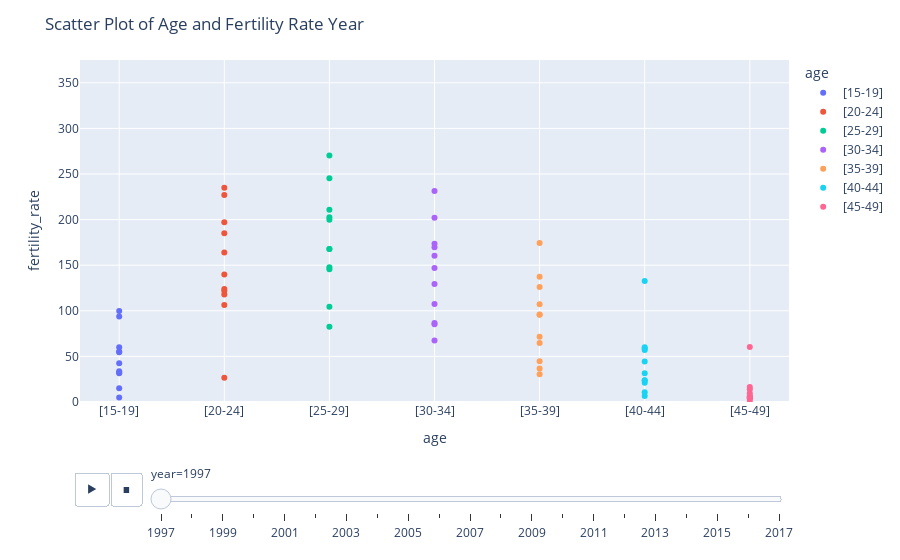

This figure's notebook cell:
### Markdown cell above
Dùng `Biểu đồ Scatter` để xem phân bố giữa độ tuổi và tỉ lệ sinh sản qua các năm.

### Code cell
fig = px.scatter(fertility_age_df_to_calc_spearman, x='age', y='fertility_rate', animation_frame='year',color='age')
fig.update_yaxes(range=[0, 375])

fig.update_layout(title=f'Scatter Plot of Age and Fertility Rate Year')

fig.show()

### Figure 1 — Plotly figure (JSON) as saved in the notebook; plotly's stock layout.template omitted (floating-point values rounded to 4 significant figures)
{"data": [{"hovertemplate": "age=%{x}<br>year=1997<br>fertility_rate=%{y}<extra></extra>", "legendgroup": "[15-19]", "marker": {"color": "#636efa", "symbol": "circle"}, "mode": "markers", "name": "[15-19]", "orientation": "v", "showlegend": true, "type": "scatter", "x": ["[15-19]", "[15-19]", "[15-19]", "[15-19]", "[15-19]", "[15-19]", "[15-19]", "[15-19]", "[15-19]", "[15-19]", "[15-19]"], "xaxis": "x", "y": [4.8, 15, 31.4, 32.3, 33.6, 42.6, 54.6, 55.5, 59.9, 93.7, 99.8], "yaxis": "y"}, {"hovertemplate": "age=%{x}<br>year=1997<br>fertility_rate=%{y}<extra></extra>", "legendgroup": "[20-24]", "marker": {"color": "#EF553B", "symbol": "circle"}, "mode": "markers", "name": "[20-24]", "orientation": "v", "showlegend": true, "type": "scatter", "x": ["[20-24]", "[20-24]", "[20-24]", "[20-24]", "[20-24]", "[20-24]", "[20-24]", "[20-24]", "[20-24]", "[20-24]", "[20-24]"], "xaxis": "x", "y": [26.6, 106.4, 117.8, 121.6, 123.9, 139.7, 163.9, 185.1, 197, 227, 234.8], "yaxis": "y"}, {"hovertemplate": "age=%{x}<br>year=1997<br>fertility_rate=%{y}<extra></extra>", "legendgroup": "[25-29]", "marker": {"color": "#00cc96", "symbol": "circle"}, "mode": "markers", "name": "[25-29]", "orientation": "v", "showlegend": true, "type": "scatter", "x": ["[25-29]", "[25-29]", "[25-29]", "[25-29]", "[25-29]", "[25-29]", "[25-29]", "[25-29]", "[25-29]", "[25-29]", "[25-29]"], "xaxis": "x", "y": [82.4, 104.4, 145.5, 147.7, 167.8, 167.9, 199.8, 202.5, 210.9, 245.3, 270.4], "yaxis": "y"}, {"hovertemplate": "age=%{x}<br>year=1997<br>fertility_rate=%{y}<extra></extra>", "legendgroup": "[30-34]", "marker": {"color": "#ab63fa", "symbol": "circle"}, "mode": "markers", "name": "[30-34]", "orientation": "v", "showlegend": true, "type": "scatter", "x": ["[30-34]", "[30-34]", "[30-34]", "[30-34]", "[30-34]", "[30-34]", "[30-34]", "[30-34]", "[30-34]", "[30-34]", "[30-34]"], "xaxis": "x", "y": [67.3, 85.2, 86.6, 107.5, 129.4, 147, 160.3, 169.6, 173.6, 202.1, 231.4], "yaxis": "y"}, {"hovertemplate": "age=%{x}<br>year=1997<br>fertility_rate=%{y}<extra></extra>", "legendgroup": "[35-39]", "marker": {"color": "#FFA15A", "symbol": "circle"}, "mode": "markers", "name": "[35-39]", "orientation": "v", "showlegend": true, "type": "scatter", "x": ["[35-39]", "[35-39]", "[35-39]", "[35-39]", "[35-39]", "[35-39]", "[35-39]", "[35-39]", "[35-39]", "[35-39]", "[35-39]"], "xaxis": "x", "y": [30.3, 36.7, 44.8, 64.8, 71.5, 95.8, 95.9, 107.1, 126, 137.2, 174.3], "yaxis": "y"}, {"hovertemplate": "age=%{x}<br>year=1997<br>fertility_rate=%{y}<extra></extra>", "legendgroup": "[40-44]", "marker": {"color": "#19d3f3", "symbol": "circle"}, "mode": "markers", "name": "[40-44]", "orientation": "v", "showlegend": true, "type": "scatter", "x": ["[40-44]", "[40-44]", "[40-44]", "[40-44]", "[40-44]", "[40-44]", "[40-44]", "[40-44]", "[40-44]", "[40-44]", "[40-44]"], "xaxis": "x", "y": [6.5, 10.7, 21, 23.5, 23.8, 31.6, 44.5, 57.1, 58.6, 60, 132.7], "yaxis": "y"}, {"hovertemplate": "age=%{x}<br>year=1997<br>fertility_rate=%{y}<extra></extra>", "legendgroup": "[45-49]", "marker": {"color": "#FF6692", "symbol": "circle"}, "mode": "markers", "name": "[45-49]", "orientation": "v", "showlegend": true, "type": "scatter", "x": ["[45-49]", "[45-49]", "[45-49]", "[45-49]", "[45-49]", "[45-49]", "[45-49]", "[45-49]", "[45-49]", "[45-49]", "[45-49]"], "xaxis": "x", "y": [0.2, 3.4, 4.3, 4.5, 5.2, 5.8, 6.7, 9.7, 14, 16.4, 60.4], "yaxis": "y"}], "layout": {"legend": {"title": {"text": "age"}, "tracegroupgap": 0}, "margin": {"t": 60}, "sliders": [{"active": 0, "currentvalue": {"prefix": "year="}, "len": 0.9, "pad": {"b": 10, "t": 60}, "steps": [{"args": [["1997"], {"frame": {"duration": 0, "redraw": false}, "fromcurrent": true, "mode": "immediate", "transition": {"duration": 0, "easing": "linear"}}], "label": "1997", "method": "animate"}, {"args": [["1998"], {"frame": {"duration": 0, "redraw": false}, "fromcurrent": true, "mode": "immediate", "transition": {"duration": 0, "easing": "linear"}}], "label": "1998", "method": "animate"}, {"args": [["1999"], {"frame": {"duration": 0, "redraw": false}, "fromcurrent": true, "mode": "immediate", "transition": {"duration": 0, "easing": "linear"}}], "label": "1999", "method": "animate"}, {"args": [["2000"], {"frame": {"duration": 0, "redraw": false}, "fromcurrent": true, "mode": "immediate", "transition": {"duration": 0, "easing": "linear"}}], "label": "2000", "method": "animate"}, {"args": [["2001"], {"frame": {"duration": 0, "redraw": false}, "fromcurrent": true, "mode": "immediate", "transition": {"duration": 0, "easing": "linear"}}], "label": "2001", "method": "animate"}, {"args": [["2002"], {"frame": {"duration": 0, "redraw": false}, "fromcurrent": true, "mode": "immediate", "transition": {"duration": 0, "easing": "linear"}}], "label": "2002", "method": "animate"}, {"args": [["2003"], {"frame": {"duration": 0, "redraw": false}, "fromcurrent": true, "mode": "immediate", "transition": {"duration": 0, "easing": "linear"}}], "label": "2003", "method": "animate"}, {"args": [["2004"], {"frame": {"duration": 0, "redraw": false}, "fromcurrent": true, "mode": "immediate", "transition": {"duration": 0, "easing": "linear"}}], "label": "2004", "method": "animate"}, {"args": [["2005"], {"frame": {"duration": 0, "redraw": false}, "fromcurrent": true, "mode": "immediate", "transition": {"duration": 0, "easing": "linear"}}], "label": "2005", "method": "animate"}, {"args": [["2006"], {"frame": {"duration": 0, "redraw": false}, "fromcurrent": true, "mode": "immediate", "transition": {"duration": 0, "easing": "linear"}}], "label": "2006", "method": "animate"}, {"args": [["2007"], {"frame": {"duration": 0, "redraw": false}, "fromcurrent": true, "mode": "immediate", "transition": {"duration": 0, "easing": "linear"}}], "label": "2007", "method": "animate"}, {"args": [["2008"], {"frame": {"duration": 0, "redraw": false}, "fromcurrent": true, "mode": "immediate", "transition": {"duration": 0, "easing": "linear"}}], "label": "2008", "method": "animate"}, {"args": [["2009"], {"frame": {"duration": 0, "redraw": false}, "fromcurrent": true, "mode": "immediate", "transition": {"duration": 0, "easing": "linear"}}], "label": "2009", "method": "animate"}, {"args": [["2010"], {"frame": {"duration": 0, "redraw": false}, "fromcurrent": true, "mode": "immediate", "transition": {"duration": 0, "easing": "linear"}}], "label": "2010", "method": "animate"}, {"args": [["2011"], {"frame": {"duration": 0, "redraw": false}, "fromcurrent": true, "mode": "immediate", "transition": {"duration": 0, "easing": "linear"}}], "label": "2011", "method": "animate"}, {"args": [["2012"], {"frame": {"duration": 0, "redraw": false}, "fromcurrent": true, "mode": "immediate", "transition": {"duration": 0, "easing": "linear"}}], "label": "2012", "method": "animate"}, {"args": [["2013"], {"frame": {"duration": 0, "redraw": false}, "fromcurrent": true, "mode": "immediate", "transition": {"duration": 0, "easing": "linear"}}], "label": "2013", "method": "animate"}, {"args": [["2014"], {"frame": {"duration": 0, "redraw": false}, "fromcurrent": true, "mode": "immediate", "transition": {"duration": 0, "easing": "linear"}}], "label": "2014", "method": "animate"}, {"args": [["2015"], {"frame": {"duration": 0, "redraw": false}, "fromcurrent": true, "mode": "immediate", "transition": {"duration": 0, "easing": "linear"}}], "label": "2015", "method": "animate"}, {"args": [["2016"], {"frame": {"duration": 0, "redraw": false}, "fromcurrent": true, "mode": "immediate", "transition": {"duration": 0, "easing": "linear"}}], "label": "2016", "method": "animate"}, {"args": [["2017"], {"frame": {"duration": 0, "redraw": false}, "fromcurrent": true, "mode": "immediate", "transition": {"duration": 0, "easing": "linear"}}], "label": "2017", "method": "animate"}], "x": 0.1, "xanchor": "left", "y": 0, "yanchor": "top"}], "title": {"text": "Scatter Plot of Age and Fertility Rate Year"}, "updatemenus": [{"buttons": [{"args": [null, {"frame": {"duration": 500, "redraw": false}, "fromcurrent": true, "mode": "immediate", "transition": {"duration": 500, "easing": "linear"}}], "label": "&#9654;", "method": "animate"}, {"args": [[null], {"frame": {"duration": 0, "redraw": false}, "fromcurrent": true, "mode": "immediate", "transition": {"duration": 0, "easing": "linear"}}], "label": "&#9724;", "method": "animate"}], "direction": "left", "pad": {"r": 10, "t": 70}, "showactive": false, "type": "buttons", "x": 0.1, "xanchor": "right", "y": 0, "yanchor": "top"}], "xaxis": {"anchor": "y", "categoryarray": ["[15-19]", "[20-24]", "[25-29]", "[30-34]", "[35-39]", "[40-44]", "[45-49]"], "categoryorder": "array", "domain": [0, 1], "title": {"text": "age"}}, "yaxis": {"anchor": "x", "domain": [0, 1], "range": [0, 375], "title": {"text": "fertility_rate"}}}}
